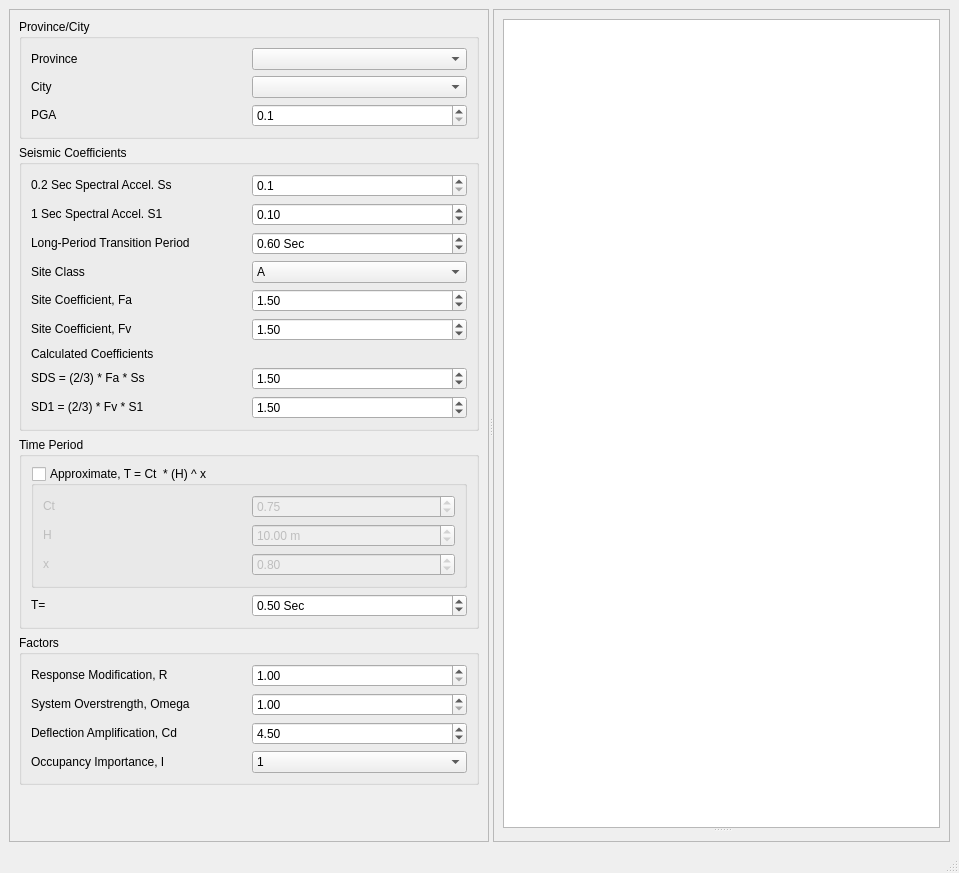
<?xml version="1.0" encoding="UTF-8"?>
<ui version="4.0">
 <class>MainWindow</class>
 <widget class="QMainWindow" name="MainWindow">
  <property name="geometry">
   <rect>
    <x>0</x>
    <y>0</y>
    <width>959</width>
    <height>873</height>
   </rect>
  </property>
  <property name="windowTitle">
   <string>ASCE 7-16 Seismic Loading</string>
  </property>
  <widget class="QWidget" name="centralwidget">
   <layout class="QVBoxLayout" name="verticalLayout_3">
    <item>
     <widget class="QSplitter" name="splitter">
      <property name="orientation">
       <enum>Qt::Horizontal</enum>
      </property>
      <widget class="QFrame" name="frame">
       <property name="frameShape">
        <enum>QFrame::StyledPanel</enum>
       </property>
       <property name="frameShadow">
        <enum>QFrame::Raised</enum>
       </property>
       <layout class="QVBoxLayout" name="verticalLayout_2">
        <item>
         <widget class="QGroupBox" name="groupBox_4">
          <property name="title">
           <string>Province/City</string>
          </property>
          <layout class="QGridLayout" name="gridLayout_4">
           <item row="0" column="0">
            <widget class="QLabel" name="label_14">
             <property name="maximumSize">
              <size>
               <width>16777215</width>
               <height>20</height>
              </size>
             </property>
             <property name="text">
              <string>Province</string>
             </property>
             <property name="margin">
              <number>15</number>
             </property>
            </widget>
           </item>
           <item row="0" column="1">
            <widget class="QComboBox" name="province"/>
           </item>
           <item row="1" column="0">
            <widget class="QLabel" name="label_20">
             <property name="maximumSize">
              <size>
               <width>16777215</width>
               <height>20</height>
              </size>
             </property>
             <property name="text">
              <string>City</string>
             </property>
             <property name="margin">
              <number>15</number>
             </property>
            </widget>
           </item>
           <item row="1" column="1">
            <widget class="QComboBox" name="city"/>
           </item>
           <item row="2" column="0">
            <widget class="QLabel" name="label_21">
             <property name="maximumSize">
              <size>
               <width>16777215</width>
               <height>20</height>
              </size>
             </property>
             <property name="text">
              <string>PGA</string>
             </property>
             <property name="alignment">
              <set>Qt::AlignLeading|Qt::AlignLeft|Qt::AlignVCenter</set>
             </property>
             <property name="margin">
              <number>15</number>
             </property>
            </widget>
           </item>
           <item row="2" column="1">
            <widget class="QDoubleSpinBox" name="pga">
             <property name="decimals">
              <number>1</number>
             </property>
             <property name="minimum">
              <double>0.100000000000000</double>
             </property>
             <property name="maximum">
              <double>0.700000000000000</double>
             </property>
             <property name="singleStep">
              <double>0.100000000000000</double>
             </property>
            </widget>
           </item>
          </layout>
         </widget>
        </item>
        <item>
         <widget class="QGroupBox" name="groupBox_2">
          <property name="title">
           <string>Seismic Coefficients</string>
          </property>
          <layout class="QGridLayout" name="gridLayout_2">
           <item row="0" column="0">
            <widget class="QLabel" name="label">
             <property name="maximumSize">
              <size>
               <width>16777215</width>
               <height>20</height>
              </size>
             </property>
             <property name="text">
              <string>0.2 Sec Spectral Accel. Ss</string>
             </property>
             <property name="margin">
              <number>15</number>
             </property>
            </widget>
           </item>
           <item row="1" column="0">
            <widget class="QLabel" name="label_2">
             <property name="maximumSize">
              <size>
               <width>16777215</width>
               <height>20</height>
              </size>
             </property>
             <property name="text">
              <string>1 Sec Spectral Accel. S1</string>
             </property>
             <property name="margin">
              <number>15</number>
             </property>
            </widget>
           </item>
           <item row="1" column="1">
            <widget class="QDoubleSpinBox" name="s1">
             <property name="minimum">
              <double>0.050000000000000</double>
             </property>
             <property name="maximum">
              <double>0.300000000000000</double>
             </property>
             <property name="singleStep">
              <double>0.100000000000000</double>
             </property>
             <property name="value">
              <double>0.100000000000000</double>
             </property>
            </widget>
           </item>
           <item row="2" column="0">
            <widget class="QLabel" name="label_3">
             <property name="maximumSize">
              <size>
               <width>16777215</width>
               <height>20</height>
              </size>
             </property>
             <property name="text">
              <string>Long-Period Transition Period</string>
             </property>
             <property name="margin">
              <number>15</number>
             </property>
            </widget>
           </item>
           <item row="0" column="1">
            <widget class="QDoubleSpinBox" name="ss">
             <property name="decimals">
              <number>1</number>
             </property>
             <property name="minimum">
              <double>0.100000000000000</double>
             </property>
             <property name="maximum">
              <double>1.000000000000000</double>
             </property>
             <property name="singleStep">
              <double>0.100000000000000</double>
             </property>
            </widget>
           </item>
           <item row="2" column="1">
            <widget class="QDoubleSpinBox" name="tl">
             <property name="suffix">
              <string> Sec</string>
             </property>
             <property name="singleStep">
              <double>0.100000000000000</double>
             </property>
             <property name="value">
              <double>0.600000000000000</double>
             </property>
            </widget>
           </item>
           <item row="3" column="1">
            <widget class="QComboBox" name="site_class_combo">
             <item>
              <property name="text">
               <string>A</string>
              </property>
             </item>
             <item>
              <property name="text">
               <string>B</string>
              </property>
             </item>
             <item>
              <property name="text">
               <string>C</string>
              </property>
             </item>
             <item>
              <property name="text">
               <string>D</string>
              </property>
             </item>
             <item>
              <property name="text">
               <string>E</string>
              </property>
             </item>
             <item>
              <property name="text">
               <string>F</string>
              </property>
             </item>
            </widget>
           </item>
           <item row="3" column="0">
            <widget class="QLabel" name="label_4">
             <property name="maximumSize">
              <size>
               <width>16777215</width>
               <height>20</height>
              </size>
             </property>
             <property name="text">
              <string>Site Class</string>
             </property>
            </widget>
           </item>
           <item row="4" column="0">
            <widget class="QLabel" name="label_5">
             <property name="maximumSize">
              <size>
               <width>16777215</width>
               <height>20</height>
              </size>
             </property>
             <property name="text">
              <string>Site Coefficient, Fa</string>
             </property>
             <property name="margin">
              <number>15</number>
             </property>
            </widget>
           </item>
           <item row="7" column="0">
            <widget class="QLabel" name="label_9">
             <property name="maximumSize">
              <size>
               <width>16777215</width>
               <height>20</height>
              </size>
             </property>
             <property name="text">
              <string>SDS = (2/3) * Fa * Ss</string>
             </property>
             <property name="margin">
              <number>15</number>
             </property>
            </widget>
           </item>
           <item row="5" column="0">
            <widget class="QLabel" name="label_6">
             <property name="maximumSize">
              <size>
               <width>16777215</width>
               <height>20</height>
              </size>
             </property>
             <property name="text">
              <string>Site Coefficient, Fv</string>
             </property>
             <property name="margin">
              <number>15</number>
             </property>
            </widget>
           </item>
           <item row="6" column="0">
            <widget class="QLabel" name="label_8">
             <property name="maximumSize">
              <size>
               <width>16777215</width>
               <height>20</height>
              </size>
             </property>
             <property name="text">
              <string>Calculated Coefficients</string>
             </property>
            </widget>
           </item>
           <item row="8" column="0">
            <widget class="QLabel" name="label_7">
             <property name="maximumSize">
              <size>
               <width>16777215</width>
               <height>20</height>
              </size>
             </property>
             <property name="text">
              <string>SD1 = (2/3) * Fv * S1</string>
             </property>
             <property name="margin">
              <number>15</number>
             </property>
            </widget>
           </item>
           <item row="4" column="1">
            <widget class="QDoubleSpinBox" name="fa">
             <property name="singleStep">
              <double>0.100000000000000</double>
             </property>
             <property name="value">
              <double>1.500000000000000</double>
             </property>
            </widget>
           </item>
           <item row="5" column="1">
            <widget class="QDoubleSpinBox" name="fv">
             <property name="singleStep">
              <double>0.100000000000000</double>
             </property>
             <property name="value">
              <double>1.500000000000000</double>
             </property>
            </widget>
           </item>
           <item row="7" column="1">
            <widget class="QDoubleSpinBox" name="sds">
             <property name="maximum">
              <double>100.000000000000000</double>
             </property>
             <property name="singleStep">
              <double>0.100000000000000</double>
             </property>
             <property name="value">
              <double>1.500000000000000</double>
             </property>
            </widget>
           </item>
           <item row="8" column="1">
            <widget class="QDoubleSpinBox" name="sd1">
             <property name="singleStep">
              <double>0.100000000000000</double>
             </property>
             <property name="value">
              <double>1.500000000000000</double>
             </property>
            </widget>
           </item>
          </layout>
         </widget>
        </item>
        <item>
         <widget class="QGroupBox" name="groupBox">
          <property name="title">
           <string>Time Period</string>
          </property>
          <layout class="QVBoxLayout" name="verticalLayout">
           <item>
            <widget class="QGroupBox" name="approx_t">
             <property name="title">
              <string>Approximate, T = Ct  * (H) ^ x</string>
             </property>
             <property name="checkable">
              <bool>true</bool>
             </property>
             <property name="checked">
              <bool>false</bool>
             </property>
             <layout class="QGridLayout" name="gridLayout">
              <item row="0" column="0">
               <widget class="QLabel" name="label_17">
                <property name="maximumSize">
                 <size>
                  <width>16777215</width>
                  <height>20</height>
                 </size>
                </property>
                <property name="text">
                 <string>Ct</string>
                </property>
                <property name="margin">
                 <number>15</number>
                </property>
               </widget>
              </item>
              <item row="1" column="1">
               <widget class="QDoubleSpinBox" name="H">
                <property name="suffix">
                 <string> m</string>
                </property>
                <property name="maximum">
                 <double>200.000000000000000</double>
                </property>
                <property name="value">
                 <double>10.000000000000000</double>
                </property>
               </widget>
              </item>
              <item row="2" column="0">
               <widget class="QLabel" name="label_15">
                <property name="maximumSize">
                 <size>
                  <width>16777215</width>
                  <height>20</height>
                 </size>
                </property>
                <property name="text">
                 <string>x</string>
                </property>
                <property name="margin">
                 <number>15</number>
                </property>
               </widget>
              </item>
              <item row="0" column="1">
               <widget class="QDoubleSpinBox" name="ct">
                <property name="value">
                 <double>0.750000000000000</double>
                </property>
               </widget>
              </item>
              <item row="1" column="0">
               <widget class="QLabel" name="label_16">
                <property name="maximumSize">
                 <size>
                  <width>16777215</width>
                  <height>20</height>
                 </size>
                </property>
                <property name="text">
                 <string>H</string>
                </property>
                <property name="margin">
                 <number>15</number>
                </property>
               </widget>
              </item>
              <item row="2" column="1">
               <widget class="QDoubleSpinBox" name="x">
                <property name="value">
                 <double>0.800000000000000</double>
                </property>
               </widget>
              </item>
             </layout>
            </widget>
           </item>
           <item>
            <layout class="QHBoxLayout" name="horizontalLayout_2">
             <item>
              <widget class="QLabel" name="label_18">
               <property name="maximumSize">
                <size>
                 <width>16777215</width>
                 <height>20</height>
                </size>
               </property>
               <property name="text">
                <string>T=</string>
               </property>
               <property name="margin">
                <number>15</number>
               </property>
              </widget>
             </item>
             <item>
              <widget class="QDoubleSpinBox" name="period">
               <property name="suffix">
                <string> Sec</string>
               </property>
               <property name="singleStep">
                <double>0.100000000000000</double>
               </property>
               <property name="value">
                <double>0.500000000000000</double>
               </property>
              </widget>
             </item>
            </layout>
           </item>
          </layout>
         </widget>
        </item>
        <item>
         <widget class="QGroupBox" name="groupBox_3">
          <property name="title">
           <string>Factors</string>
          </property>
          <layout class="QGridLayout" name="gridLayout_3">
           <item row="0" column="0">
            <widget class="QLabel" name="label_10">
             <property name="maximumSize">
              <size>
               <width>16777215</width>
               <height>20</height>
              </size>
             </property>
             <property name="text">
              <string>Response Modification, R</string>
             </property>
             <property name="margin">
              <number>15</number>
             </property>
            </widget>
           </item>
           <item row="0" column="1">
            <widget class="QDoubleSpinBox" name="R">
             <property name="decimals">
              <number>2</number>
             </property>
             <property name="minimum">
              <double>1.000000000000000</double>
             </property>
             <property name="maximum">
              <double>8.000000000000000</double>
             </property>
             <property name="singleStep">
              <double>0.500000000000000</double>
             </property>
            </widget>
           </item>
           <item row="1" column="0">
            <widget class="QLabel" name="label_11">
             <property name="maximumSize">
              <size>
               <width>16777215</width>
               <height>20</height>
              </size>
             </property>
             <property name="text">
              <string>System Overstrength, Omega</string>
             </property>
             <property name="margin">
              <number>15</number>
             </property>
            </widget>
           </item>
           <item row="1" column="1">
            <widget class="QDoubleSpinBox" name="omega">
             <property name="decimals">
              <number>2</number>
             </property>
             <property name="minimum">
              <double>1.000000000000000</double>
             </property>
             <property name="maximum">
              <double>3.000000000000000</double>
             </property>
             <property name="singleStep">
              <double>0.500000000000000</double>
             </property>
            </widget>
           </item>
           <item row="2" column="0">
            <widget class="QLabel" name="label_12">
             <property name="maximumSize">
              <size>
               <width>16777215</width>
               <height>20</height>
              </size>
             </property>
             <property name="text">
              <string>Deflection Amplification, Cd</string>
             </property>
             <property name="margin">
              <number>15</number>
             </property>
            </widget>
           </item>
           <item row="2" column="1">
            <widget class="QDoubleSpinBox" name="cd">
             <property name="decimals">
              <number>2</number>
             </property>
             <property name="minimum">
              <double>1.000000000000000</double>
             </property>
             <property name="maximum">
              <double>10.000000000000000</double>
             </property>
             <property name="singleStep">
              <double>0.500000000000000</double>
             </property>
             <property name="value">
              <double>4.500000000000000</double>
             </property>
            </widget>
           </item>
           <item row="3" column="0">
            <widget class="QLabel" name="label_13">
             <property name="maximumSize">
              <size>
               <width>16777215</width>
               <height>20</height>
              </size>
             </property>
             <property name="text">
              <string>Occupancy Importance, I</string>
             </property>
             <property name="margin">
              <number>15</number>
             </property>
            </widget>
           </item>
           <item row="3" column="1">
            <widget class="QComboBox" name="I">
             <property name="currentIndex">
              <number>0</number>
             </property>
             <item>
              <property name="text">
               <string>1</string>
              </property>
             </item>
             <item>
              <property name="text">
               <string>1.25</string>
              </property>
             </item>
             <item>
              <property name="text">
               <string>1.5</string>
              </property>
             </item>
            </widget>
           </item>
          </layout>
         </widget>
        </item>
        <item>
         <spacer name="verticalSpacer">
          <property name="orientation">
           <enum>Qt::Vertical</enum>
          </property>
          <property name="sizeHint" stdset="0">
           <size>
            <width>20</width>
            <height>380</height>
           </size>
          </property>
         </spacer>
        </item>
       </layout>
      </widget>
      <widget class="QFrame" name="frame_2">
       <property name="frameShape">
        <enum>QFrame::StyledPanel</enum>
       </property>
       <property name="frameShadow">
        <enum>QFrame::Raised</enum>
       </property>
       <layout class="QVBoxLayout" name="verticalLayout_4">
        <item>
         <widget class="QSplitter" name="splitter_2">
          <property name="orientation">
           <enum>Qt::Vertical</enum>
          </property>
          <widget class="QTreeView" name="systems_treeview"/>
          <widget class="QWidget" name="verticalLayoutWidget">
           <layout class="QVBoxLayout" name="spectral"/>
          </widget>
         </widget>
        </item>
       </layout>
      </widget>
     </widget>
    </item>
   </layout>
  </widget>
  <widget class="QMenuBar" name="menubar">
   <property name="geometry">
    <rect>
     <x>0</x>
     <y>0</y>
     <width>959</width>
     <height>26</height>
    </rect>
   </property>
  </widget>
  <widget class="QStatusBar" name="statusbar"/>
 </widget>
 <resources/>
 <connections/>
</ui>
